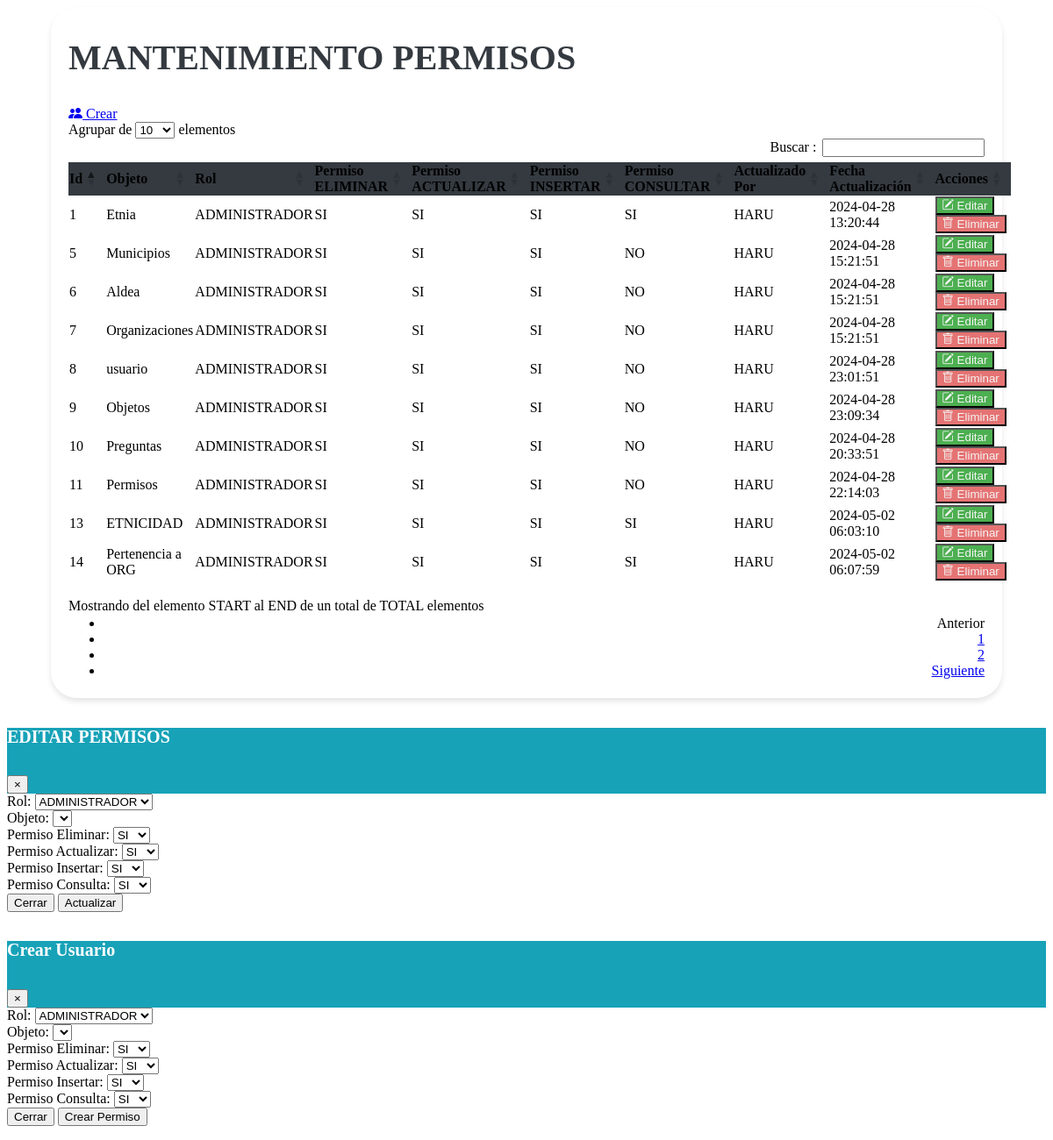
Before: /vistas/Mantenimiento_permisos.php (signed in) with the older database file.
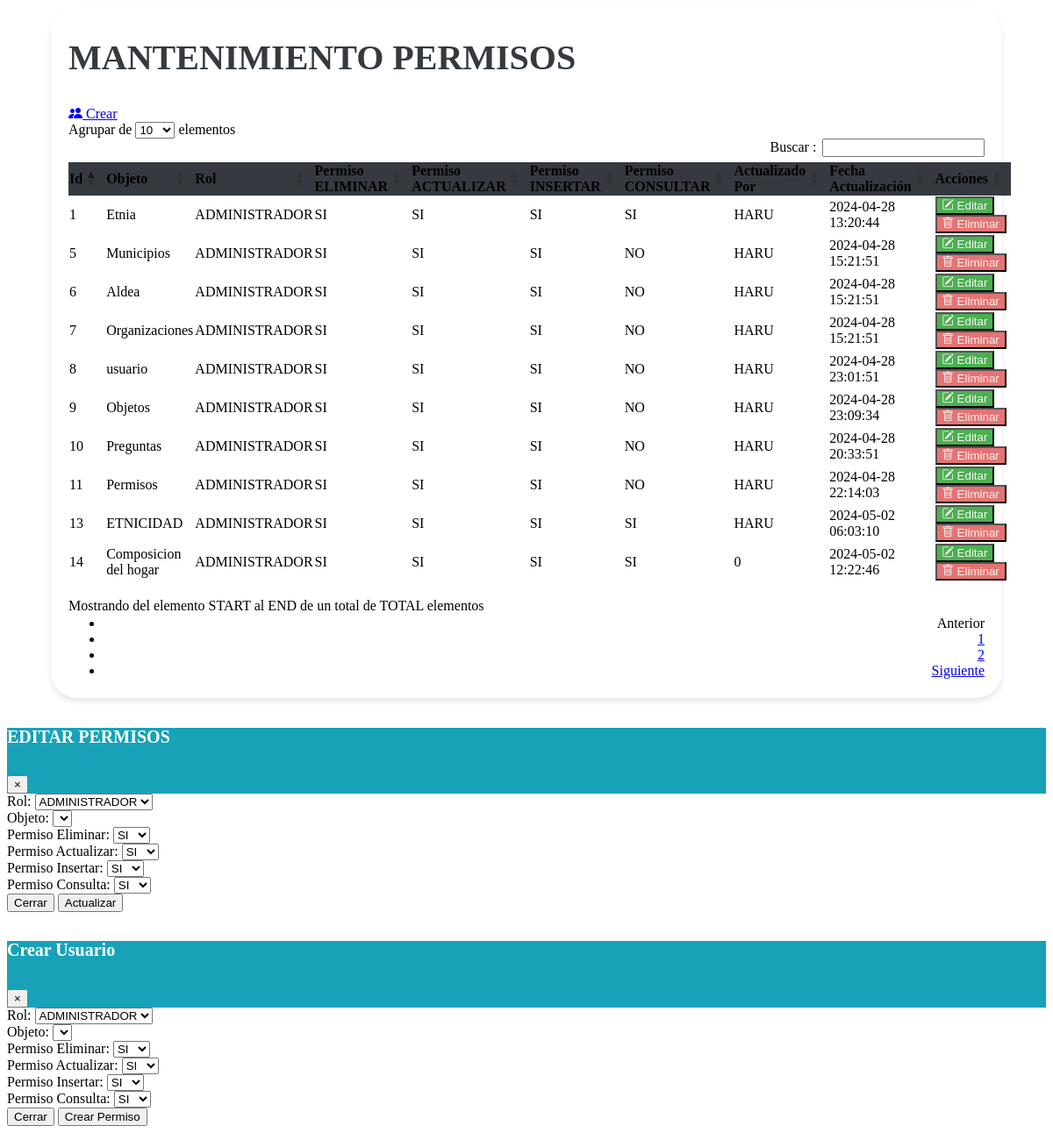
After: the same page with the newer database file.
### tables this page shows
CREATE TABLE `permisos` (
  `id_permisos` bigint(20) NOT NULL,
  `Id_rol` bigint(20) NOT NULL,
  `permiso_eliminacion` int(11) NOT NULL,
  `id_objeto` int(10) NOT NULL,
  `permiso_actualizacion` int(11) NOT NULL,
  `permiso_insercion` int(11) NOT NULL,
  `permiso_consulta` int(11) DEFAULT NULL,
  `Actualizado_Por` varchar(255) NOT NULL,
  `Fecha_Actualizacion` timestamp NOT NULL DEFAULT current_timestamp() ON UPDATE current_timestamp()
);

CREATE TABLE `objetos` (
  `Id_objetos` bigint(20) NOT NULL,
  `Objeto` varchar(255) NOT NULL,
  `Descripcion` varchar(255) NOT NULL,
  `tipo_objeto` varchar(50) NOT NULL,
  `Creado_Por` varchar(40) NOT NULL,
  `Fecha_Creacion` timestamp NOT NULL DEFAULT current_timestamp(),
  `Actualizado_Por` varchar(40) NOT NULL,
  `Fecha_Actualizacion` timestamp NOT NULL DEFAULT current_timestamp(),
  `Status` enum('A','I') DEFAULT 'A'
);

CREATE TABLE `roles` (
  `Id_rol` bigint(20) NOT NULL,
  `Nombre` varchar(255) NOT NULL,
  `Descripcion` varchar(50) NOT NULL,
  `Creado_Por` bigint(20) NOT NULL,
  `Fecha_Creacion` timestamp NULL DEFAULT NULL,
  `Actualizado_Por` bigint(20) NOT NULL,
  `Fecha_Actualizacion` timestamp NULL DEFAULT NULL,
  `STATUS` enum('ACTIVO','INACTIVO') DEFAULT NULL
);

### vistas/Mantenimiento_permisos.php (the view, shortened to what this page needs)
<?php
include "../php/conexion_be.php";
$permiso_insercion = 2;
$permiso_actualizacion = 2;
$permiso_eliminacion = 2;
if(isset($_SESSION['usuario'])) {
    $idRolUsuario = $_SESSION['usuario']['id_rol'];
    $sqlPermisos = "SELECT * FROM permisos WHERE Id_rol = $idRolUsuario AND id_objeto = 3";
    $resultadoPermisos = $conexion->query($sqlPermisos);
    if ($resultadoPermisos->num_rows > 0) {
        $filaPermisos = $resultadoPermisos->fetch_assoc();
        $permiso_insercion= $filaPermisos['permiso_insercion'];
        $permiso_actualizacion = $filaPermisos['permiso_actualizacion'];
        $permiso_eliminacion = $filaPermisos['permiso_eliminacion'];
    }
}
    ?>
    <link href="https://cdn.jsdelivr.net/npm/bootstrap-icons@1.10.0/font/bootstrap-icons.css" rel="stylesheet">
    <link rel="stylesheet" href="assets/css/estilos.css">
    <link rel="stylesheet" href="https://cdn.datatables.net/1.10.20/css/dataTables.bootstrap4.min.css">
    <div class="containertable">
        <div class="d-flex justify-content-between align-items-end mb-4">
            <div>
                <h1 class="poppins-font mb-2">MANTENIMIENTO PERMISOS</h1>
                <br>
                <?php if ($permiso_insercion == 1) : ?>
                <a href="#" data-bs-toggle="modal" data-bs-target="#modalForm" class="btn btn-info">
                    <i class="nav-icon bi bi-people-fill"></i> Crear
                </a>
                <?php endif; ?>
            </div>
        </div>
        <div class="table-responsive">
        <!--El diseño de la table cuando ya esté todo unido
    <table id="tablax" class="table table-striped table-bordered" style="width:100%"> -->
    <table id="tablax" class="table table-hover">
                <thead class="table-dark text-center" style="background-color: #343A40;">
                    <tr>
                        <th scope="col">Id</th>
                        <th scope="col">Objeto</th>
                        <th scope="col">Rol</th>
                        <th scope="col">Permiso ELIMINAR</th>
                        <th scope="col">Permiso ACTUALIZAR</th>
                        <th scope="col">Permiso INSERTAR</th>
                        <th scope="col">Permiso CONSULTAR</th>
                        <th scope="col">Actualizado Por</th>
                        <th scope="col">Fecha Actualización</th>
                        <th scope="col">Acciones</th>
                    </tr>
                </thead>
                <tbody class="text-center">
                    <?php
                    include "../php/conexion_be.php";
                    $sql = $conexion->query("
                        SELECT
                            permisos.id_permisos,
                            objetos.Objeto,
                            roles.id_rol,
                            roles.nombre,
                            permisos.id_objeto,
                            permisos.permiso_eliminacion,
                            permisos.permiso_actualizacion,
                            permisos.permiso_insercion,
                            permisos.permiso_consulta,
                            permisos.Actualizado_Por,
                            permisos.Fecha_Actualizacion
                        FROM permisos
                        INNER JOIN roles ON permisos.id_rol = roles.Id_rol
                        INNER JOIN objetos on objetos.Id_Objetos = permisos.id_objeto
                    ");
                    while ($datos = $sql->fetch_object()) { ?>
                        <tr>
                            <td><?= $datos->id_permisos ?></td>
                            <td><?= $datos->Objeto ?></td>
                            <td><?= $datos->nombre ?></td>
                            <td><?= ($datos->permiso_eliminacion == 1) ? 'SI' : 'NO' ?></td>
                            <td><?= ($datos->permiso_actualizacion == 1) ? 'SI' : 'NO' ?></td>
                            <td><?= ($datos->permiso_insercion == 1) ? 'SI' : 'NO' ?></td>
                            <td><?= ($datos->permiso_consulta == 1) ? 'SI' : 'NO' ?></td>
                            <td><?= $datos->Actualizado_Por ?></td>
                            <td><?= $datos->Fecha_Actualizacion ?></td>
                            <td>
                            <?php if ($permiso_actualizacion == 1) : ?>
                                <button type="button" class="btn btn-editar" data-toggle="modal" data-target="#modalEditar" onclick="abrirModalEditar(
                                    '<?= $datos->id_permisos ?>', '<?= $datos->id_rol ?>','<?= $datos->id_objeto ?>', '<?= $datos->permiso_eliminacion ?>', '<?= $datos->permiso_actualizacion ?>', '<?= $datos->permiso_insercion ?>', '<?= $datos->permiso_consulta ?>', '<?= $datos->Actualizado_Por ?>', '<?= $datos->Fecha_Actualizacion ?>'
                                )">
                                    <i class="bi bi-pencil-square"></i> Editar
                                </button>
                                <?php endif; ?>
                                <?php if ($permiso_eliminacion == 1) : ?>
                                <form id="deleteForm" method="POST" action="modelos/delete_permiso.php" style="display: inline;">
                                    <button type="submit" class="btn btn-eliminar">
                                        <i class="bi bi-trash"></i> Eliminar
                                    </button>
                                </form>
                                <?php endif; ?>
                            </td>
                        </tr>
                    <?php }
                    ?>
                </tbody>
            </table>
        </div>
    </div>
    <div class="modal fade" id="modalEditar" tabindex="-1" role="dialog" aria-labelledby="exampleModalLabel" aria-hidden="true">
    <div class="modal-dialog" role="document">
        <div class="modal-content">
            <div class="modal-header" style="background-color: #17A2B8;">
                <h5 class="poppins-modal mb-2" id="exampleModalLabel">EDITAR PERMISOS</h5>
                <button type="button" class="close" data-dismiss="modal" aria-label="Cerrar">
                    <span aria-hidden="true">&times;</span>
                </button>
            </div>
            <div class="modal-body">
                <form id="formularioEditar" method="POST" action="modelos/update_permiso.php">
                    <div class="form-group">
                        <label for="id_rol">Rol:</label>
                        <select class="form-control" id="id_rol" name="id_rol" required>
                            <?php
                            include '../php/conexion_be.php';
                            $sqlRoles = "SELECT Id_rol , Nombre FROM roles";
                            $resultRoles = mysqli_query($conexion, $sqlRoles);
                            if (mysqli_num_rows($resultRoles) > 0) {
                                while ($rowRoles = mysqli_fetch_assoc($resultRoles)) {
                                    echo '<option value="' . $rowRoles["Id_rol"] . '">' . $rowRoles["Nombre"] . '</option>';
                                }
                            } else {
                                echo '<option value="">No hay Roles disponibles</option>';
                            }
                            ?>
                        </select>
                    </div>
                    <div class="form-group">
                            <label for="id_objetoEdit">Objeto:</label>
                            <select class="form-control" id="id_objetoEdit" name="id_objeto" required>
                            </select>
                        </div>
                    <div class="form-group">
                        <label for="permiso_eliminacion">Permiso Eliminar:</label>
                        <select class="form-control" id="permiso_eliminacion" name="permiso_eliminacion" required>
                            <option value="1">SI</option>
                        </select>
                    </div>
                    <div class="form-group">
                        <label for="permiso_actualizacion">Permiso Actualizar:</label>
                        <select class="form-control" id="permiso_actualizacion" name="permiso_actualizacion" required>
                            <option value="1">SI</option>
                        </select>
                    </div>
                    <div class="form-group">
                        <label for="permiso_insercion">Permiso Insertar:</label>
                        <select class="form-control" id="permiso_insercion" name="permiso_insercion" required>
                            <option value="1">SI</option>
                        </select>
                    </div>
                    <div class="form-group">
                        <label for="permiso_insercion">Permiso Consulta:</label>
                        <select class="form-control" id="permiso_consulta" name="permiso_consulta" required>
                            <option value="1">SI</option>
                        </select>
                    </div>
                    <div class="modal-footer">
                        <button type="button" class="btn btn-secondary" data-dismiss="modal">Cerrar</button>
                        <button type="submit" class="btn btn-primary">Actualizar</button>
                    </div>
                </form>
            </div>
        </div>
    </div>
</div>
    <div class="modal fade" id="modalForm" tabindex="-1" role="dialog" aria-labelledby="exampleModalLabel" aria-hidden="true">
        <div class="modal-dialog">
            <div class="modal-content" role="document">
                <div class="modal-header" style="background-color: #17A2B8;">
                    <h5 class="poppins-modal mb-2" id="exampleModalLabel">Crear Usuario</h5>
                    <button type="button" class="close" data-dismiss="modal" aria-label="Cerrar">
                        <span aria-hidden="true">&times;</span>
                    </button>
                </div>
                <div class="modal-body">
                        <form method="POST" action="modelos\insert_permisos.php">
                        <div class="form-group">
                            <label for="id_rol">Rol:</label>
                            <select class="form-control" id="id_rol" name="id_rol" required>
                                <?php
                                include '../php/conexion_be.php';
                                $sql = "SELECT Id_rol , Nombre FROM roles";
                                $result = mysqli_query($conexion, $sql);
                                if (mysqli_num_rows($result) > 0) {
                                    while ($row = mysqli_fetch_assoc($result)) {
                                        echo '<option value="' . $row["Id_rol"] . '">' . $row["Nombre"] . '</option>';
                                    }
                                } else {
                                    echo '<option value="">No hay Categorias disponibles</option>';
                                }
                                ?>
                            </select>
                        </div>
                        <div class="form-group">
                            <label for="id_rol">Objeto:</label>
                            <select class="form-control" id="id_objeto" name="id_objeto" required>
                            </select>
                        </div>
                        <div class="form-group">
                            <label for="permiso_eliminacion">Permiso Eliminar:</label>
                            <select class="form-control" id="permiso_eliminacion" name="permiso_eliminacion" required>
                            <option value="1">SI</option>
                            </select>
                        </div>
                        <div class="form-group">
                            <label for="permiso_actualizacion">Permiso Actualizar:</label>
                            <select class="form-control" id="permiso_actualizacion" name="permiso_actualizacion" required>
                            <option value="1">SI</option>
                            </select>
                        </div>
                        <div class="form-group">
                            <label for="permiso_insercion">Permiso Insertar:</label>
                            <select class="form-control" id="permiso_insercion" name="permiso_insercion" required>
                            <option value="1">SI</option>
                            </select>
                        </div>
                        <div class="form-group">
                            <label for="permiso_insercion">Permiso Consulta:</label>
                            <select class="form-control" id="permiso_consulta" name="permiso_consulta" required>
                            <option value="1">SI</option>
                            </select>
                        </div>
                        <div class="modal-footer">
                            <button type="button" class="btn btn-secondary" data-dismiss="modal">Cerrar</button>
                            <button type="submit" class="btn btn-primary">Crear Permiso</button>
                        </div>
                    </form>
                </div>
            </div>
        </div>
    </div>

### assets/css/estilos.css (style rules this page uses)
.poppins-font { color: var(--heading, #343A40); font-size: 40px; font-style: normal; font-weight: 600; line-height: 21px; }
.poppins-modal { color: var(--heading, #ffffff); font-size: 20px; font-style: normal; font-weight: 600; line-height: 21px; }
.containertable { background-color: #fff; padding: 20px; border-radius: 30px; margin-bottom: 20px; margin-left: 50px; margin-right: 50px; box-shadow: 0 4px 6px rgba(0, 0, 0, 0.1); }
.btn-editar { background-color: #4CAF50; color: whitesmoke; }
.btn-eliminar { background-color: #E57373; color: whitesmoke; }
.btn-editar, .btn-eliminar { transition: background-color 0.3s ease; }

Changed rows visible on the page:
changed permisos id 14: id_objeto.Objeto "Pertenencia a ORG" → "Composicion del hogar"; Actualizado_Por "HARU" → "0"; Fecha_Actualizacion "2024-05-02 06:07:59" → "2024-05-02 12:22:46"
